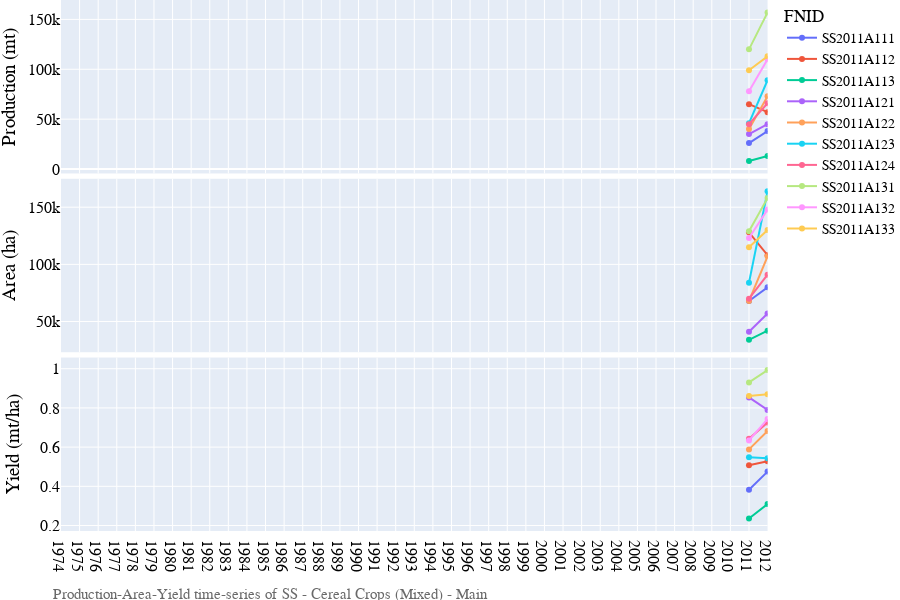

The notebook cell saved with this chart:
### Code cell
# Lineplot of Production-Area-Yield time-series
country_iso, country_name = 'SS', 'South Sudan'
df = pd.read_csv('../data/crop/adm_crop_production_%s.csv' % country_iso, index_col=0)
df['year'] = df['harvest_year']
year = [df['year'].min(), df['year'].max()]
product_season = [
    ['Cereal Crops (Mixed)','Main'],
]
for product_name, season_name in product_season:
    footnote = 'Production-Area-Yield time-series of %s - %s - %s' % (country_iso, product_name, season_name)
    fn_save = '../figures/%s_line_pay_%s_%s.png' % (country_iso, product_name, season_name)
    sub = df[(df['product'] == product_name) & (df['season_name'] == season_name)]
    fig = PlotLinePAY(sub, year, footnote, fn_save)
    fig.show()

### Figure 1 — Plotly figure (JSON) as saved in the notebook; plotly's stock layout.template omitted (floating-point values rounded to 4 significant figures)
{"data": [{"connectgaps": false, "hovertemplate": "fnid=SS2011A111<br>indicator=production<br>year=%{x}<br>value=%{y}<extra></extra>", "legendgroup": "SS2011A111", "line": {"color": "#636efa", "dash": "solid"}, "marker": {"symbol": "circle"}, "mode": "markers+lines", "name": "SS2011A111", "orientation": "v", "showlegend": true, "type": "scatter", "x": [2011, 2012], "xaxis": "x3", "y": [26000, 38000], "yaxis": "y3"}, {"connectgaps": false, "hovertemplate": "fnid=SS2011A111<br>indicator=area<br>year=%{x}<br>value=%{y}<extra></extra>", "legendgroup": "SS2011A111", "line": {"color": "#636efa", "dash": "solid"}, "marker": {"symbol": "circle"}, "mode": "markers+lines", "name": "SS2011A111", "orientation": "v", "showlegend": false, "type": "scatter", "x": [2011, 2012], "xaxis": "x2", "y": [68000, 80000], "yaxis": "y2"}, {"connectgaps": false, "hovertemplate": "fnid=SS2011A111<br>indicator=yield<br>year=%{x}<br>value=%{y}<extra></extra>", "legendgroup": "SS2011A111", "line": {"color": "#636efa", "dash": "solid"}, "marker": {"symbol": "circle"}, "mode": "markers+lines", "name": "SS2011A111", "orientation": "v", "showlegend": false, "type": "scatter", "x": [2011, 2012], "xaxis": "x", "y": [0.3824, 0.475], "yaxis": "y"}, {"connectgaps": false, "hovertemplate": "fnid=SS2011A112<br>indicator=production<br>year=%{x}<br>value=%{y}<extra></extra>", "legendgroup": "SS2011A112", "line": {"color": "#EF553B", "dash": "solid"}, "marker": {"symbol": "circle"}, "mode": "markers+lines", "name": "SS2011A112", "orientation": "v", "showlegend": true, "type": "scatter", "x": [2011, 2012], "xaxis": "x3", "y": [65000, 57000], "yaxis": "y3"}, {"connectgaps": false, "hovertemplate": "fnid=SS2011A112<br>indicator=area<br>year=%{x}<br>value=%{y}<extra></extra>", "legendgroup": "SS2011A112", "line": {"color": "#EF553B", "dash": "solid"}, "marker": {"symbol": "circle"}, "mode": "markers+lines", "name": "SS2011A112", "orientation": "v", "showlegend": false, "type": "scatter", "x": [2011, 2012], "xaxis": "x2", "y": [128000, 108000], "yaxis": "y2"}, {"connectgaps": false, "hovertemplate": "fnid=SS2011A112<br>indicator=yield<br>year=%{x}<br>value=%{y}<extra></extra>", "legendgroup": "SS2011A112", "line": {"color": "#EF553B", "dash": "solid"}, "marker": {"symbol": "circle"}, "mode": "markers+lines", "name": "SS2011A112", "orientation": "v", "showlegend": false, "type": "scatter", "x": [2011, 2012], "xaxis": "x", "y": [0.5078, 0.5278], "yaxis": "y"}, {"connectgaps": false, "hovertemplate": "fnid=SS2011A113<br>indicator=production<br>year=%{x}<br>value=%{y}<extra></extra>", "legendgroup": "SS2011A113", "line": {"color": "#00cc96", "dash": "solid"}, "marker": {"symbol": "circle"}, "mode": "markers+lines", "name": "SS2011A113", "orientation": "v", "showlegend": true, "type": "scatter", "x": [2011, 2012], "xaxis": "x3", "y": [8000, 13000], "yaxis": "y3"}, {"connectgaps": false, "hovertemplate": "fnid=SS2011A113<br>indicator=area<br>year=%{x}<br>value=%{y}<extra></extra>", "legendgroup": "SS2011A113", "line": {"color": "#00cc96", "dash": "solid"}, "marker": {"symbol": "circle"}, "mode": "markers+lines", "name": "SS2011A113", "orientation": "v", "showlegend": false, "type": "scatter", "x": [2011, 2012], "xaxis": "x2", "y": [34000, 42000], "yaxis": "y2"}, {"connectgaps": false, "hovertemplate": "fnid=SS2011A113<br>indicator=yield<br>year=%{x}<br>value=%{y}<extra></extra>", "legendgroup": "SS2011A113", "line": {"color": "#00cc96", "dash": "solid"}, "marker": {"symbol": "circle"}, "mode": "markers+lines", "name": "SS2011A113", "orientation": "v", "showlegend": false, "type": "scatter", "x": [2011, 2012], "xaxis": "x", "y": [0.2353, 0.3095], "yaxis": "y"}, {"connectgaps": false, "hovertemplate": "fnid=SS2011A121<br>indicator=production<br>year=%{x}<br>value=%{y}<extra></extra>", "legendgroup": "SS2011A121", "line": {"color": "#ab63fa", "dash": "solid"}, "marker": {"symbol": "circle"}, "mode": "markers+lines", "name": "SS2011A121", "orientation": "v", "showlegend": true, "type": "scatter", "x": [2011, 2012], "xaxis": "x3", "y": [35000, 45000], "yaxis": "y3"}, {"connectgaps": false, "hovertemplate": "fnid=SS2011A121<br>indicator=area<br>year=%{x}<br>value=%{y}<extra></extra>", "legendgroup": "SS2011A121", "line": {"color": "#ab63fa", "dash": "solid"}, "marker": {"symbol": "circle"}, "mode": "markers+lines", "name": "SS2011A121", "orientation": "v", "showlegend": false, "type": "scatter", "x": [2011, 2012], "xaxis": "x2", "y": [41000, 57000], "yaxis": "y2"}, {"connectgaps": false, "hovertemplate": "fnid=SS2011A121<br>indicator=yield<br>year=%{x}<br>value=%{y}<extra></extra>", "legendgroup": "SS2011A121", "line": {"color": "#ab63fa", "dash": "solid"}, "marker": {"symbol": "circle"}, "mode": "markers+lines", "name": "SS2011A121", "orientation": "v", "showlegend": false, "type": "scatter", "x": [2011, 2012], "xaxis": "x", "y": [0.8537, 0.7895], "yaxis": "y"}, {"connectgaps": false, "hovertemplate": "fnid=SS2011A122<br>indicator=production<br>year=%{x}<br>value=%{y}<extra></extra>", "legendgroup": "SS2011A122", "line": {"color": "#FFA15A", "dash": "solid"}, "marker": {"symbol": "circle"}, "mode": "markers+lines", "name": "SS2011A122", "orientation": "v", "showlegend": true, "type": "scatter", "x": [2011, 2012], "xaxis": "x3", "y": [40000, 73000], "yaxis": "y3"}, {"connectgaps": false, "hovertemplate": "fnid=SS2011A122<br>indicator=area<br>year=%{x}<br>value=%{y}<extra></extra>", "legendgroup": "SS2011A122", "line": {"color": "#FFA15A", "dash": "solid"}, "marker": {"symbol": "circle"}, "mode": "markers+lines", "name": "SS2011A122", "orientation": "v", "showlegend": false, "type": "scatter", "x": [2011, 2012], "xaxis": "x2", "y": [68000, 107000], "yaxis": "y2"}, {"connectgaps": false, "hovertemplate": "fnid=SS2011A122<br>indicator=yield<br>year=%{x}<br>value=%{y}<extra></extra>", "legendgroup": "SS2011A122", "line": {"color": "#FFA15A", "dash": "solid"}, "marker": {"symbol": "circle"}, "mode": "markers+lines", "name": "SS2011A122", "orientation": "v", "showlegend": false, "type": "scatter", "x": [2011, 2012], "xaxis": "x", "y": [0.5882, 0.6822], "yaxis": "y"}, {"connectgaps": false, "hovertemplate": "fnid=SS2011A123<br>indicator=production<br>year=%{x}<br>value=%{y}<extra></extra>", "legendgroup": "SS2011A123", "line": {"color": "#19d3f3", "dash": "solid"}, "marker": {"symbol": "circle"}, "mode": "markers+lines", "name": "SS2011A123", "orientation": "v", "showlegend": true, "type": "scatter", "x": [2011, 2012], "xaxis": "x3", "y": [46000, 89000], "yaxis": "y3"}, {"connectgaps": false, "hovertemplate": "fnid=SS2011A123<br>indicator=area<br>year=%{x}<br>value=%{y}<extra></extra>", "legendgroup": "SS2011A123", "line": {"color": "#19d3f3", "dash": "solid"}, "marker": {"symbol": "circle"}, "mode": "markers+lines", "name": "SS2011A123", "orientation": "v", "showlegend": false, "type": "scatter", "x": [2011, 2012], "xaxis": "x2", "y": [84000, 164000], "yaxis": "y2"}, {"connectgaps": false, "hovertemplate": "fnid=SS2011A123<br>indicator=yield<br>year=%{x}<br>value=%{y}<extra></extra>", "legendgroup": "SS2011A123", "line": {"color": "#19d3f3", "dash": "solid"}, "marker": {"symbol": "circle"}, "mode": "markers+lines", "name": "SS2011A123", "orientation": "v", "showlegend": false, "type": "scatter", "x": [2011, 2012], "xaxis": "x", "y": [0.5476, 0.5427], "yaxis": "y"}, {"connectgaps": false, "hovertemplate": "fnid=SS2011A124<br>indicator=production<br>year=%{x}<br>value=%{y}<extra></extra>", "legendgroup": "SS2011A124", "line": {"color": "#FF6692", "dash": "solid"}, "marker": {"symbol": "circle"}, "mode": "markers+lines", "name": "SS2011A124", "orientation": "v", "showlegend": true, "type": "scatter", "x": [2011, 2012], "xaxis": "x3", "y": [45000, 66000], "yaxis": "y3"}, {"connectgaps": false, "hovertemplate": "fnid=SS2011A124<br>indicator=area<br>year=%{x}<br>value=%{y}<extra></extra>", "legendgroup": "SS2011A124", "line": {"color": "#FF6692", "dash": "solid"}, "marker": {"symbol": "circle"}, "mode": "markers+lines", "name": "SS2011A124", "orientation": "v", "showlegend": false, "type": "scatter", "x": [2011, 2012], "xaxis": "x2", "y": [70000, 91000], "yaxis": "y2"}, {"connectgaps": false, "hovertemplate": "fnid=SS2011A124<br>indicator=yield<br>year=%{x}<br>value=%{y}<extra></extra>", "legendgroup": "SS2011A124", "line": {"color": "#FF6692", "dash": "solid"}, "marker": {"symbol": "circle"}, "mode": "markers+lines", "name": "SS2011A124", "orientation": "v", "showlegend": false, "type": "scatter", "x": [2011, 2012], "xaxis": "x", "y": [0.6429, 0.7253], "yaxis": "y"}, {"connectgaps": false, "hovertemplate": "fnid=SS2011A131<br>indicator=production<br>year=%{x}<br>value=%{y}<extra></extra>", "legendgroup": "SS2011A131", "line": {"color": "#B6E880", "dash": "solid"}, "marker": {"symbol": "circle"}, "mode": "markers+lines", "name": "SS2011A131", "orientation": "v", "showlegend": true, "type": "scatter", "x": [2011, 2012], "xaxis": "x3", "y": [120000, 157000], "yaxis": "y3"}, {"connectgaps": false, "hovertemplate": "fnid=SS2011A131<br>indicator=area<br>year=%{x}<br>value=%{y}<extra></extra>", "legendgroup": "SS2011A131", "line": {"color": "#B6E880", "dash": "solid"}, "marker": {"symbol": "circle"}, "mode": "markers+lines", "name": "SS2011A131", "orientation": "v", "showlegend": false, "type": "scatter", "x": [2011, 2012], "xaxis": "x2", "y": [129000, 158000], "yaxis": "y2"}, {"connectgaps": false, "hovertemplate": "fnid=SS2011A131<br>indicator=yield<br>year=%{x}<br>value=%{y}<extra></extra>", "legendgroup": "SS2011A131", "line": {"color": "#B6E880", "dash": "solid"}, "marker": {"symbol": "circle"}, "mode": "markers+lines", "name": "SS2011A131", "orientation": "v", "showlegend": false, "type": "scatter", "x": [2011, 2012], "xaxis": "x", "y": [0.9302, 0.9937], "yaxis": "y"}, {"connectgaps": false, "hovertemplate": "fnid=SS2011A132<br>indicator=production<br>year=%{x}<br>value=%{y}<extra></extra>", "legendgroup": "SS2011A132", "line": {"color": "#FF97FF", "dash": "solid"}, "marker": {"symbol": "circle"}, "mode": "markers+lines", "name": "SS2011A132", "orientation": "v", "showlegend": true, "type": "scatter", "x": [2011, 2012], "xaxis": "x3", "y": [78000, 110000], "yaxis": "y3"}, {"connectgaps": false, "hovertemplate": "fnid=SS2011A132<br>indicator=area<br>year=%{x}<br>value=%{y}<extra></extra>", "legendgroup": "SS2011A132", "line": {"color": "#FF97FF", "dash": "solid"}, "marker": {"symbol": "circle"}, "mode": "markers+lines", "name": "SS2011A132", "orientation": "v", "showlegend": false, "type": "scatter", "x": [2011, 2012], "xaxis": "x2", "y": [123000, 148000], "yaxis": "y2"}, {"connectgaps": false, "hovertemplate": "fnid=SS2011A132<br>indicator=yield<br>year=%{x}<br>value=%{y}<extra></extra>", "legendgroup": "SS2011A132", "line": {"color": "#FF97FF", "dash": "solid"}, "marker": {"symbol": "circle"}, "mode": "markers+lines", "name": "SS2011A132", "orientation": "v", "showlegend": false, "type": "scatter", "x": [2011, 2012], "xaxis": "x", "y": [0.6341, 0.7432], "yaxis": "y"}, {"connectgaps": false, "hovertemplate": "fnid=SS2011A133<br>indicator=production<br>year=%{x}<br>value=%{y}<extra></extra>", "legendgroup": "SS2011A133", "line": {"color": "#FECB52", "dash": "solid"}, "marker": {"symbol": "circle"}, "mode": "markers+lines", "name": "SS2011A133", "orientation": "v", "showlegend": true, "type": "scatter", "x": [2011, 2012], "xaxis": "x3", "y": [99000, 113000], "yaxis": "y3"}, {"connectgaps": false, "hovertemplate": "fnid=SS2011A133<br>indicator=area<br>year=%{x}<br>value=%{y}<extra></extra>", "legendgroup": "SS2011A133", "line": {"color": "#FECB52", "dash": "solid"}, "marker": {"symbol": "circle"}, "mode": "markers+lines", "name": "SS2011A133", "orientation": "v", "showlegend": false, "type": "scatter", "x": [2011, 2012], "xaxis": "x2", "y": [115000, 130000], "yaxis": "y2"}, {"connectgaps": false, "hovertemplate": "fnid=SS2011A133<br>indicator=yield<br>year=%{x}<br>value=%{y}<extra></extra>", "legendgroup": "SS2011A133", "line": {"color": "#FECB52", "dash": "solid"}, "marker": {"symbol": "circle"}, "mode": "markers+lines", "name": "SS2011A133", "orientation": "v", "showlegend": false, "type": "scatter", "x": [2011, 2012], "xaxis": "x", "y": [0.8609, 0.8692], "yaxis": "y"}], "layout": {"annotations": [{"showarrow": false, "text": "", "textangle": 90, "x": 0.98, "xanchor": "left", "xref": "paper", "y": 0.1633, "yanchor": "middle", "yref": "paper"}, {"showarrow": false, "text": "", "textangle": 90, "x": 0.98, "xanchor": "left", "xref": "paper", "y": 0.5, "yanchor": "middle", "yref": "paper"}, {"showarrow": false, "text": "", "textangle": 90, "x": 0.98, "xanchor": "left", "xref": "paper", "y": 0.8367, "yanchor": "middle", "yref": "paper"}, {"align": "left", "font": {"color": "dimgrey", "family": "arial", "size": 15}, "showarrow": false, "text": "Production-Area-Yield time-series of SS - Cereal Crops (Mixed) - Main", "x": -0.014, "xref": "paper", "y": -0.14, "yref": "paper"}], "font": {"color": "black", "family": "arial", "size": 16}, "height": 600, "legend": {"font": {"size": 14}, "title": {"text": "FNID"}, "tracegroupgap": 0, "x": 1, "xanchor": "left", "y": 1, "yanchor": "top"}, "margin": {"b": 25, "l": 0, "r": 0, "t": 0}, "width": 900, "xaxis": {"anchor": "y", "domain": [0, 0.98], "dtick": 1, "range": [1974, 2012], "title": {"text": ""}}, "xaxis2": {"anchor": "y2", "domain": [0, 0.98], "dtick": 1, "matches": "x", "showticklabels": false}, "xaxis3": {"anchor": "y3", "domain": [0, 0.98], "dtick": 1, "matches": "x", "showticklabels": false}, "yaxis": {"anchor": "x", "domain": [0, 0.3267], "title": {"text": "Yield (mt/ha)"}}, "yaxis2": {"anchor": "x2", "domain": [0.3367, 0.6633], "title": {"text": "Area (ha)"}}, "yaxis3": {"anchor": "x3", "domain": [0.6733, 1], "title": {"text": "Production (mt)"}}}}
